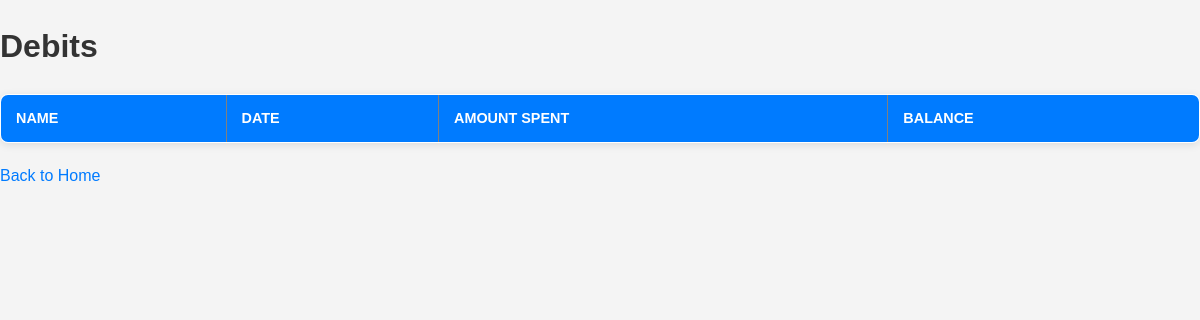
Page /debits on the earlier database version.
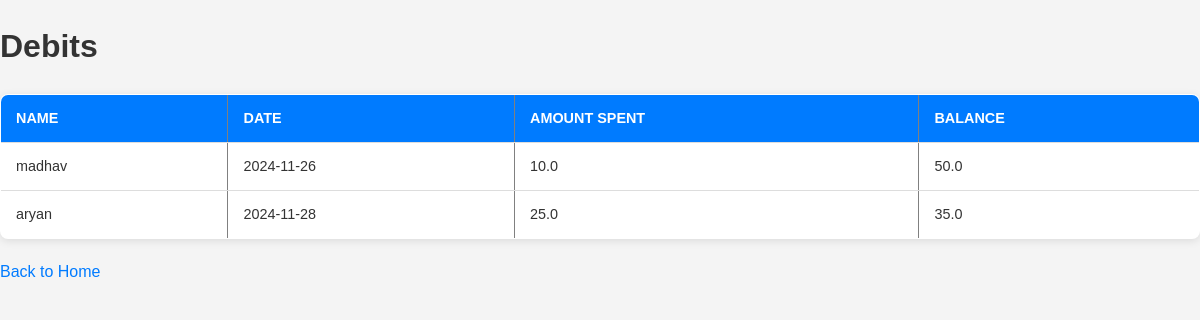
Same page on the later database version.
### tables this page shows
CREATE TABLE Debits (
    id INTEGER PRIMARY KEY AUTOINCREMENT,
    name TEXT NOT NULL,
    date DATE NOT NULL,
    amount_spent REAL NOT NULL,
    balance REAL NOT NULL
);

### app.py (the view)
@app.route("/debits")
def view_debits():
    conn = get_db_connection()
    debits = conn.execute("SELECT * FROM Debits").fetchall()
    conn.close()
    return render_template("debits.html", debits=debits)

### app.py (called while the page is built)
def get_db_connection():
    conn = sqlite3.connect(DATABASE)
    conn.row_factory = sqlite3.Row
    return conn

### templates/debits.html (shortened to what this page needs)
<!DOCTYPE html>
<html>
<head>
        <link rel="stylesheet" href="{{ url_for('static', filename='css/styles.css') }}">
</head>
<body>
    <h1>Debits</h1>
    <table border="1">
        <thead>
            <tr>
                <th>Name</th>
                <th>Date</th>
                <th>Amount Spent</th>
                <th>Balance</th>
            </tr>
        </thead>
        <tbody>
            {% for debit in debits %}
            <tr>
                <td>{{ debit.name }}</td>
                <td>{{ debit.date }}</td>
                <td>{{ debit.amount_spent }}</td>
                <td>{{ debit.balance }}</td>
            </tr>
            {% endfor %}
        </tbody>
    </table>
    <a href="/">Back to Home</a>
</body>
</html>

### static/css/styles.css (style rules this page uses)
body { font-family: Arial, sans-serif; line-height: 1.6; margin: 0; padding: 0; background-color: #f4f4f4; color: #333; }
table { width: 100%; border-collapse: collapse; margin: 20px 0; font-size: 1rem; background-color: #fff; border-radius: 8px; overflow: hidden; box-shadow: 0 2px 8px rgba(0, 0, 0, 0.1); }
table th, table td { padding: 12px 15px; border-bottom: 1px solid #ddd; text-align: left; font-size: 0.9rem; }
table th { background-color: #007BFF; color: white; text-transform: uppercase; font-weight: bold; }
a { color: #007BFF; text-decoration: none; }

Differences in the rows shown:
added Debits: name "madhav", date "2024-11-26", amount_spent "10.0", balance "50.0"
added Debits: name "aryan", date "2024-11-28", amount_spent "25.0", balance "35.0"
